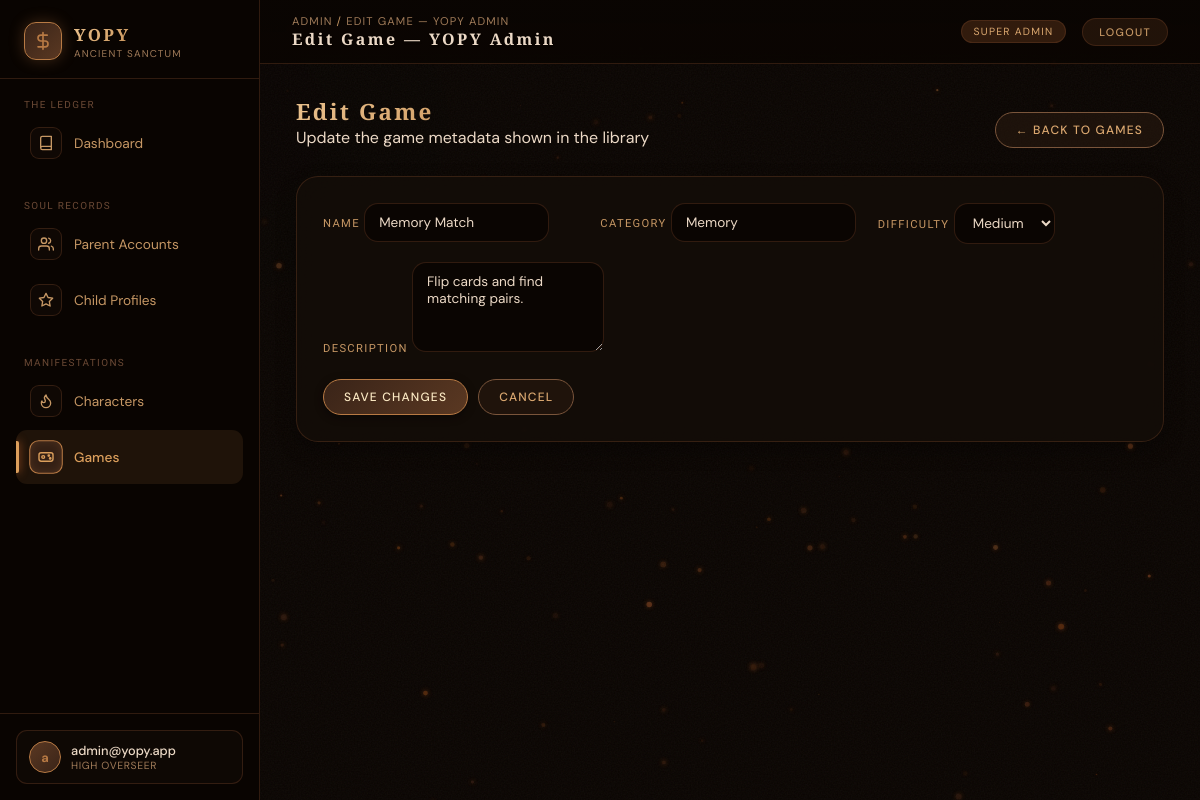
Screenshot of /admin.php?action=games.edit&id=1 (signed in) with the database file from the repository.
### tables this page shows
CREATE TABLE IF NOT EXISTS games (
	game_id INT AUTO_INCREMENT PRIMARY KEY,
	slug VARCHAR(100) NOT NULL,
	name VARCHAR(100) NOT NULL,
	category VARCHAR(50) NOT NULL,
	difficulty VARCHAR(20) NOT NULL,
	description TEXT,
	is_active TINYINT(1) NOT NULL DEFAULT 1
);

### controllers/AdminModuleController.php (called while the page is built, shortened)
<?php
class AdminModuleController
{
    private AdminModuleGameModel $gameModel;
    private string $basePath;
    public function __construct()
    {
        $this->gameModel = new AdminModuleGameModel();
        $this->basePath = defined('BASE_PATH') ? BASE_PATH : '';
    }
    private function render(string $view, array $data = []): void
    {
        extract($data);
        $basePath = $this->basePath;
        require ROOT_PATH . '/views/layouts/admin_header.php';
        require ROOT_PATH . '/views/layouts/admin_sidebar.php';
        require ROOT_PATH . "/views/admin/{$view}.php";
        require ROOT_PATH . '/views/layouts/admin_footer.php';
    }
    private function csrfToken(): string
    {
        return $_SESSION['csrf_token'];
    }
    public function editGame(): void
    {
        $id = (int)($_GET['id'] ?? 0);
        $game = $this->gameModel->findById($id);
        $this->render('game-form', [
            'pageTitle' => 'Edit Game — ' . APP_NAME,
            'game' => $game,
            'csrf' => $this->csrfToken(),
        ]);
    }
}

### models/AdminModuleDatabase.php (called while the page is built, shortened)
<?php
class AdminModuleDatabase
{
    private static ?PDO $instance = null;
    public static function getInstance(): PDO
    {
        if (self::$instance === null) {
            $config = include __DIR__ . '/../config/database.php';
            $dsn = sprintf(
                'mysql:host=%s;port=%d;dbname=%s;charset=utf8mb4',
                $config['host'],
                $config['port'],
                $config['database']
            );
            try {
                self::$instance = new PDO(
                    $dsn,
                    $config['username'],
                    $config['password'],
                    [
                        PDO::ATTR_ERRMODE            => PDO::ERRMODE_EXCEPTION,
                        PDO::ATTR_DEFAULT_FETCH_MODE => PDO::FETCH_ASSOC,
                        PDO::ATTR_EMULATE_PREPARES   => false,
                    ]
                );
            } catch (PDOException $e) {
                error_log('Admin DB connection failed: ' . $e->getMessage());
                die('Database connection failed.');
            }
        }
        return self::$instance;
    }
}

### models/AdminModuleGameModel.php (called while the page is built, shortened)
<?php
class AdminModuleGameModel
{
    private PDO $db;
    public function __construct()
    {
        $this->db = AdminModuleDatabase::getInstance();
    }
    public function findById(int $id): ?array
    {
        $stmt = $this->db->prepare(
            'SELECT game_id, name, category, difficulty, description, is_active
             FROM games WHERE game_id = :id'
        );
        $stmt->execute([':id' => $id]);
        return $stmt->fetch() ?: null;
    }
}

### views/admin/game-form.php (the view, shortened to what this page needs)
<?php if (!empty($game)): ?>
  <div class="section-header fade-in">
    <div>
      <div class="section-title">Edit Game</div>
      <div class="section-subtitle">Update the game metadata shown in the library</div>
    </div>
    <a href="<?= $basePath ?>/admin.php?action=games" class="btn btn-ghost">← Back to Games</a>
  </div>
  <div class="card fade-in">
    <form method="POST" action="<?= $basePath ?>/admin.php?action=games.update">
      <div class="form-grid" style="display:grid; gap:18px; grid-template-columns: repeat(auto-fit, minmax(220px, 1fr));">
        <div>
          <label class="form-label">Name</label>
          <input class="form-input" type="text" name="name" required value="<?= htmlspecialchars($game['name']) ?>" />
        </div>
        <div>
          <label class="form-label">Category</label>
          <input class="form-input" type="text" name="category" required value="<?= htmlspecialchars($game['category']) ?>" />
        </div>
        <div>
          <label class="form-label">Difficulty</label>
          <select class="form-input" name="difficulty" required>
            <?php foreach (['easy', 'medium', 'hard'] as $level): ?>
              <option value="<?= $level ?>" <?= $game['difficulty'] === $level ? 'selected' : '' ?>><?= ucfirst($level) ?></option>
            <?php endforeach; ?>
          </select>
        </div>
      </div>
      <div style="margin-top:18px;">
        <label class="form-label">Description</label>
        <textarea class="form-input" name="description" rows="4" required><?= htmlspecialchars($game['description']) ?></textarea>
      </div>
      <div style="margin-top:22px; display:flex; gap:10px;">
        <button type="submit" class="btn btn-primary">Save Changes</button>
        <a href="<?= $basePath ?>/admin.php?action=games" class="btn btn-ghost">Cancel</a>
      </div>
    </form>
  </div>
<?php endif; ?>

### views/layouts/admin_header.php (style rules this page uses)
:root { --bg-deep: #0a0502; --bg-base: #140e09; --bg-card: rgba(20, 14, 9, 0.75); --bg-surface: rgba(18, 10, 6, 0.95); --rune-gold: #b87a44; --rune-glow: #dc9f5c; --ember: #c2622a; --brown-light: #dba870; --brown-muted: #c69764; --brown-dark: #9f7a58; --brown-ink: #6b4935; --rust: #8b3a2a; --glass-border: rgba(120, 70, 40, 0.35); --glass-border-h: rgba(185, 110, 60, 0.6); --text-primary: #ecd9c6; --text-muted: #c69764; --text-faint: #9f7a58; --success: #6b9e5c; --error: #c96a4a; --warning: #e6a34b; --sidebar-w: 260px; --topbar-h: 64px; --radius: 14px; --radius-lg: 22px; --font-display: "Cinzel", "IM Fell English SC", serif; --font-body: "DM Sans", sans-serif; --transition: 0.25s ease; }
*, *::before, *::after { box-sizing: border-box; margin: 0; padding: 0; }
html, body { width: 100%; min-height: 100vh; background: var(--bg-deep); font-family: var(--font-body); color: var(--text-primary); overflow-x: hidden; }
body::after { content: ""; position: fixed; inset: 0; z-index: 1; pointer-events: none; opacity: 0.05; }
.card { background: var(--bg-card); border: 1px solid var(--glass-border); border-radius: var(--radius-lg); backdrop-filter: blur(16px); padding: 26px; transition: border-color var(--transition), box-shadow 0.2s; box-shadow: 0 8px 20px rgba(0,0,0,0.3); }
.btn { display: inline-flex; align-items: center; gap: 7px; font-family: var(--font-body); font-size: 0.75rem; font-weight: 500; letter-spacing: 0.1em; text-transform: uppercase; padding: 9px 20px; border-radius: 60px; border: 1px solid transparent; cursor: pointer; text-decoration: none; transition: all var(--transition); }
.btn-primary { background: linear-gradient(135deg, #3a2418, #5a3822); border-color: #b87a44; color: #fbe9c3; box-shadow: 0 2px 8px rgba(0,0,0,0.4); }
.btn-ghost { background: rgba(40, 25, 15, 0.6); color: var(--brown-light); border-color: #7a553b; }
.form-grid { display: grid; grid-template-columns: 1fr 1fr; gap: 24px; }
label { font-size: 0.7rem; letter-spacing: 0.12em; text-transform: uppercase; color: var(--brown-muted); font-family: var(--font-display); }
input[type=text], input[type=email], input[type=password], select, textarea { background: rgba(10, 5, 2, 0.75); border: 1px solid var(--glass-border); color: var(--text-primary); border-radius: var(--radius); padding: 10px 14px; font-family: var(--font-body); font-size: 0.85rem; outline: none; transition: all var(--transition); }
.section-header { display: flex; align-items: flex-end; justify-content: space-between; margin-bottom: 28px; flex-wrap: wrap; gap: 1rem; }
.section-title { font-family: var(--font-display); font-size: 1.4rem; font-weight: 700; letter-spacing: 0.1em; background: linear-gradient(135deg, #ebc28e, #b5783a); -webkit-background-clip: text; background-clip: text; color: transparent; }
.fade-in { animation: fadeIn 0.5s ease both; }

### rows the page displays
games: name "Memory Match", category "Memory", difficulty "Medium", description "Flip cards and find matching pairs."

### other values shown
$pageTitle "EDIT GAME — YOPY ADMIN"
$pageTitle "Edit Game — YOPY Admin"
substr(htmlspecialchars($_SESSION['admin_email'] ?? 'A'), 0, 1) "a"
$_SESSION['admin_email'] "admin@yopy.app"
